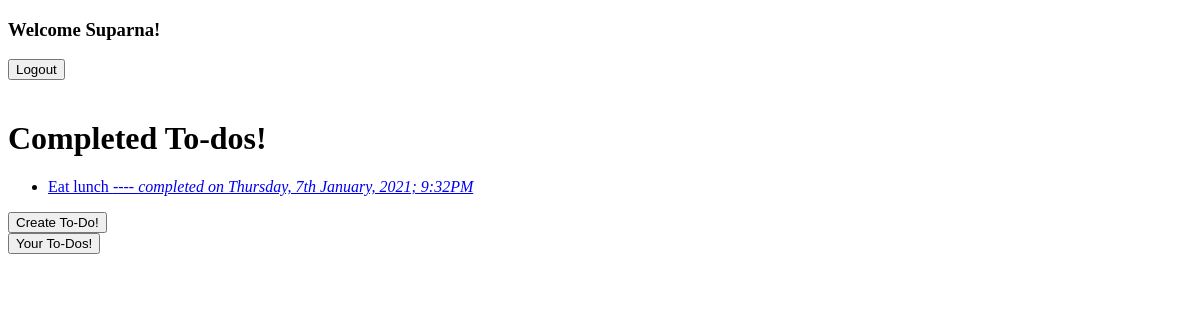
/completed/ (signed in), run on an earlier commit of the app's database.
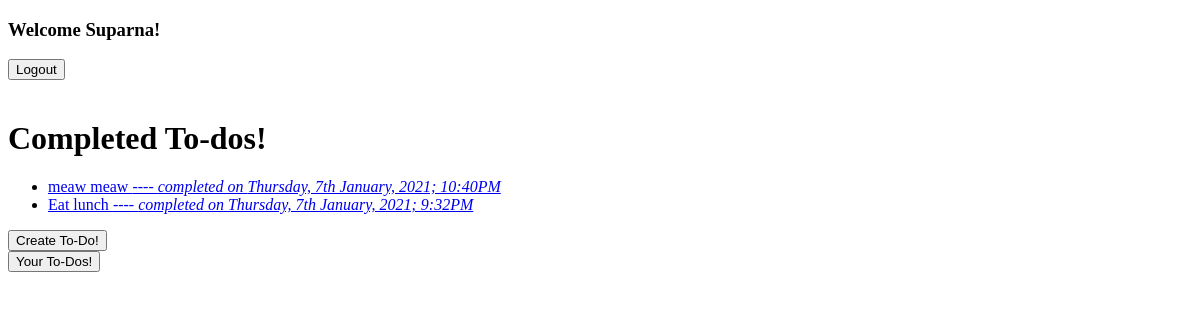
And on a later commit of the database.
### todo/models.py (models this page shows, shortened)
class Todo(models.Model):
    title = models.CharField(max_length=100) #this is the title of the todo object.
    memo = models.TextField(blank=True) #this field not necessary but on can fill additional information regarding the task.
    created = models.DateTimeField(auto_now_add=True) #auto_now_add=True means this field is uneditable and it simply add the time and date of creation.
    completed = models.DateTimeField(null=True,blank=True) #null=True means this will be filled later on when the user accomplishes the task; blank=True means it will make this optional when building a todo object from admin panel.
    important = models.BooleanField(default=False) #this is a simple checkbox which is not marked by default. The user will click this if the task is important.
    user = models.ForeignKey(User,on_delete=models.CASCADE)

### todo/views.py (the view)
# urls.py: path('completed/',views.completed_todos,name='completed_todos'),
@login_required
def completed_todos(request):
    todos = Todo.objects.filter(user=request.user,completed__isnull=False).order_by('-completed') #Only take those objects whose user attribute matches the current logged in user (Other users cannot see todo objects not created by them) and completed__isnull = False means if the completed field is not null i.e it is completed
    return render(request,'todo/completed_todos.html',{'todos':todos})

### todo/templates/todo/completed_todos.html (shortened to what this page needs)
{% extends 'todo/base.html'%}
{% block content %}
<h1>Completed To-dos!</h1>
<ul>
    {% for todo in todos %}
    <li>
        <a href="{% url 'view_todo' todo.id %}">
        {% if todo.important %}
        <strong>{{ todo.title }}</strong>
        {% else %}
        {{ todo.title }}
        {% endif %}
        ---- <i>completed on {{ todo.completed|date:'l, jS F, Y; fA' }}</i>
        </a>
    </li>
    {% endfor %}
</ul>
<form action="{% url 'create_todo' %}">
    <button type="submit">Create To-Do!</button>
</form>
<form action="{% url 'current_todos' %}">
    <button type="submit">Your To-Dos!</button>
</form>
{% endblock %}

### todo/templates/todo/base.html (shortened to what this page needs)
<!DOCTYPE html>
<html lang="en">
    <head>
    </head>
    <body>
        {% if user.is_authenticated %}
        <h3> Welcome {{ user.username }}!</h3>
        <form action="{% url 'logoutuser' %}" method="POST">
            <button type='submit'>Logout</button>
        </form>
        <br>
        {% endif %}
        {% block content %}{% endblock %}
    </body>
</html>

What changed in the data, as far as the page shows it:
added Todo: title "meaw meaw", completed "Thursday, 7th January, 2021; 10:40PM"
